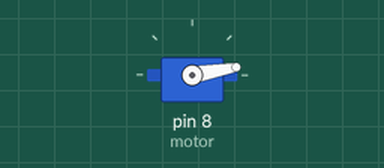
Simulated run of this sketch. Board: Arduino Uno, built with avr-gcc and run on an emulated ATmega328P. Parts: servo.

Above: at 0.05 s.
Timing chart, 0 to 4.6 s (numbered marks = the images above):
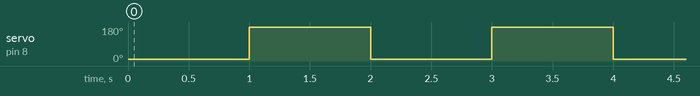

Measured:
- by itself, servo on pin 8 (motor): alternates 180° for 1.0 s and 10° for 1.0 s

The sketch:

Servo.ino
```cpp
#include <Servo.h>

Servo motor;


void setup()
{
  motor.attach(8);
}

void loop()
{

  motor.write(10);
  delay(1000);
  motor.write(255);
  delay(1000);
}
```
